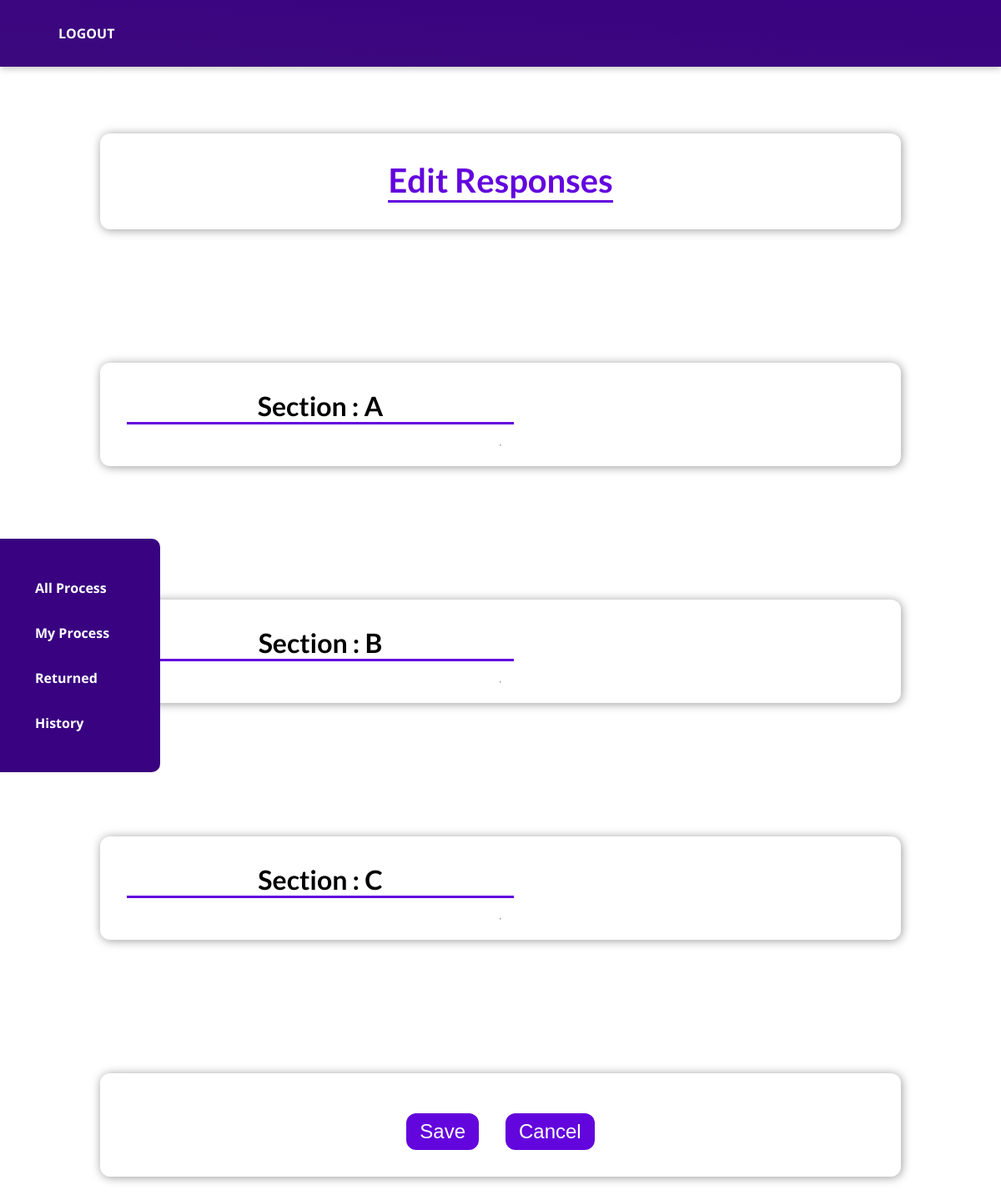
Page /checker/edit_response_first/2/ (signed in) on the committed database.
### checklist/models.py (models this page shows, shortened)
class Section(models.Model):
    checklist = models.ForeignKey(Checklist, on_delete=models.CASCADE)
    name = models.CharField(max_length=100)

### checker/views.py (the view, shortened to what this page needs)
# urls.py: path("edit_response_first/<int:procedure_id>/", views.edit_response_first, name="edit_response_first"),
@login_required
@user_passes_test(checkers_group_required)
def edit_response_first(request, procedure_id):
    procedure = get_object_or_404(Procedure, id=procedure_id)
    responses = ProcedureResponse.objects.filter(procedure=procedure)
    sections = Section.objects.filter(checklist=procedure.checklist)
    ProcedureResponseFormSet = modelformset_factory(
        ProcedureResponse,
        form=CheckerProcedureResponseForm,  # Use the custom form here
        extra=0
    )
    formset = ProcedureResponseFormSet(queryset=responses)
    return render(request, 'checker/edit_responses_first.html', {
        'procedure': procedure,
        'formset': formset,
        'sections': sections,  # Pass sections to the template
    })

### checker/views.py (called while the page is built)
def checkers_group_required(user):
    return user.groups.filter(name='Checkers').exists()

### checker/templates/checker/edit_responses_first.html (shortened to what this page needs)
{% extends 'base.html' %}
{% load static %}
{% block style_content %}
<link rel="stylesheet" href="{% static 'checker/response.css' %}" />
<link rel="stylesheet" href="{% static 'checker/sidebar.css' %}" />
{% endblock %}
{% block sidebar %}
  {% include 'checker/includes/sidebar.html' %}
{% endblock %}
{% block body_content %}
<section id="procedure_table">
  <header>
    <h2>Edit Responses</h2>
  </header>
</section>
<form method="POST" id="checklist-form" action="{% url 'edit_response_first' procedure.id %}">
  {% for section in sections %}
  <section id="procedure_table_section">
    <h2 id="section_title">Section : {{ section.name }}</h2>
    <hr />
  </section>
  {% endfor %}
  <section id="procedure_table">
    <div class="button-container">
      <button type="submit">Save</button>
      <a href="{% url 'cancel_procedure' procedure.id %}"><button type="button">Cancel</button></a>
    </div>
  </section>
</form>
{% endblock %}

### static/app.css (style rules this page uses)
* { box-sizing: border-box; }
html { font-family: 'Open Sans', 'Lato', sans-serif; }
body { min-width: 465px; margin: 0; }
h1, h2, h3 { font-family: 'Lato', sans-serif; font-weight: bold; }

### checker/static/checker/response.css (style rules this page uses)
#procedure_table { display: flex; flex-direction: column; justify-content: center; align-items: center; background-color: white; padding: 1rem; border-radius: 12px; width: 60rem; margin: 10rem auto; box-shadow: 1px 1px 12px rgba(0, 0, 0, 0.4); }
#procedure_table_section { display: flex; flex-direction: column; background-color: white; padding: 1rem; border-radius: 12px; width: 60rem; margin: 10rem auto; box-shadow: 1px 1px 12px rgba(0, 0, 0, 0.4); }
#procedure_table header { text-align: center; }
#procedure_table h2 { font-size: 2.5rem; margin: 1rem; color: #6305dd; display: inline-block; border-bottom: 3px solid #6305dd; }
#procedure_table_section h2 { font-size: 2rem; margin: 1rem; color: #000000; text-align: center; display: inline-block; align-items: center; justify-content: center; border-bottom: 3px solid #6305dd; width: 50%; }
#procedure_table button { background-color: #6305dd; color: white; border: none; padding: 0.5rem 1rem; border-radius: 12px; font-size: 1.5rem; cursor: pointer; margin: 1rem; transition: background-color 0.2s ease-in-out; }
.button-container { display: flex; justify-content: space-between; align-items: center; margin-top: 1rem; }
.button-container button, .button-container a button { background-color: #6305dd; color: white; border: none; padding: 0.5rem 1rem; border-radius: 12px; font-size: 1.2rem; cursor: pointer; transition: background-color 0.2s ease-in-out; }

### rows in the picture
Section: name "A"
Section: name "B"
Section: name "C"
